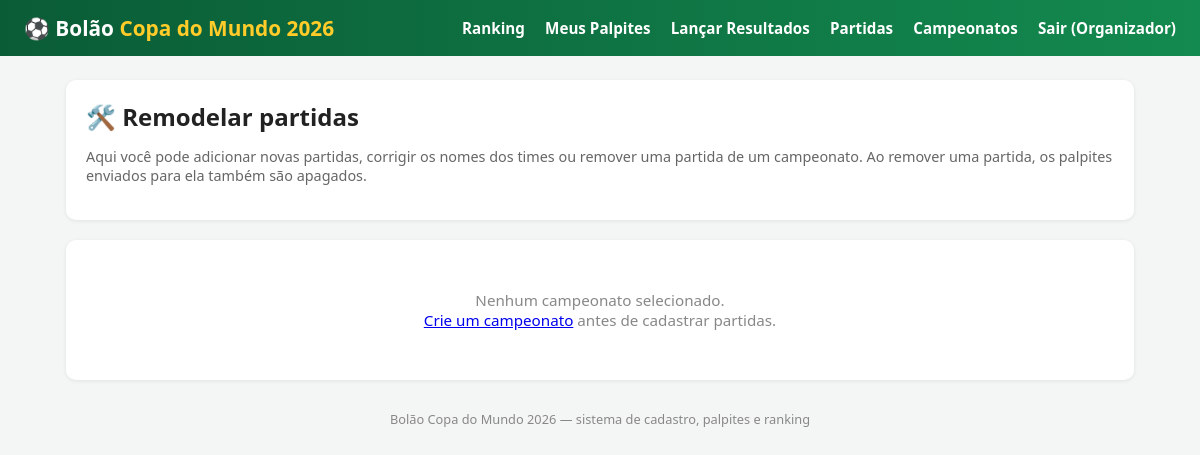
Page /admin/partidas (signed in) on the earlier database version.
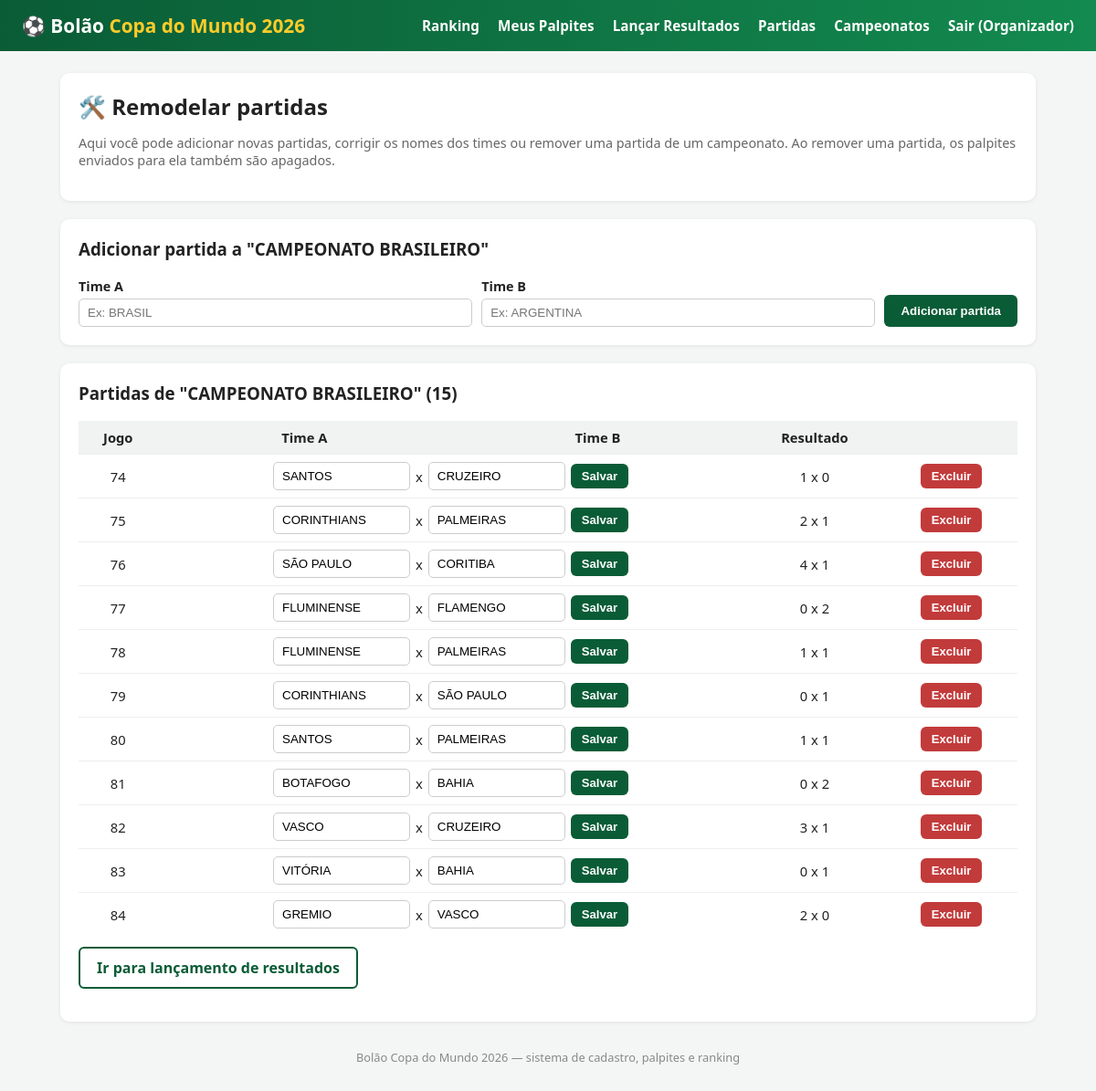
Same page on the later database version.
### tables this page shows
CREATE TABLE campeonatos (
            id INTEGER PRIMARY KEY AUTOINCREMENT,
            nome TEXT NOT NULL,
            ativo INTEGER NOT NULL DEFAULT 0,
            criado_em TEXT NOT NULL
        );

CREATE TABLE jogos (
            id INTEGER PRIMARY KEY,            -- número do jogo (1..72)
            time_a TEXT NOT NULL,
            time_b TEXT NOT NULL,
            gols_a INTEGER,                    -- resultado real (NULL = não jogado)
            gols_b INTEGER
        , campeonato_id INTEGER REFERENCES campeonatos(id) ON DELETE CASCADE);

### app.py (the view)
@app.route("/admin/partidas")
@login_required
@admin_required
def admin_partidas():
    db = get_db()
    campeonato_id = request.args.get("campeonato_id", type=int)
    if campeonato_id is None:
        ativo = get_campeonato_ativo(db)
        campeonato_id = ativo["id"] if ativo else None
    campeonatos = db.execute("SELECT * FROM campeonatos ORDER BY criado_em DESC").fetchall()
    campeonato = None
    jogos = []
    if campeonato_id is not None:
        campeonato = db.execute("SELECT * FROM campeonatos WHERE id=?", (campeonato_id,)).fetchone()
        if campeonato is not None:
            jogos = db.execute(
                "SELECT * FROM jogos WHERE campeonato_id=? ORDER BY id", (campeonato_id,)
            ).fetchall()
    return render_template(
        "admin_partidas.html",
        campeonatos=campeonatos,
        campeonato=campeonato,
        jogos=jogos,
    )

### app.py (called while the page is built)
def get_db():
    if "db" not in g:
        g.db = sqlite3.connect(DB_PATH)
        g.db.row_factory = sqlite3.Row
        g.db.execute("PRAGMA foreign_keys = ON")
    return g.db

def get_campeonato_ativo(db):
    return db.execute("SELECT * FROM campeonatos WHERE ativo = 1 LIMIT 1").fetchone()

def login_required(view):
    @wraps(view)
    def wrapped(*args, **kwargs):
        if not session.get("usuario_id"):
            flash("Você precisa fazer login para continuar.", "warning")
            return redirect(url_for("login"))
        return view(*args, **kwargs)
    return wrapped

def admin_required(view):
    @wraps(view)
    def wrapped(*args, **kwargs):
        if not session.get("is_admin"):
            flash("Acesso restrito ao organizador do bolão.", "danger")
            return redirect(url_for("ranking"))
        return view(*args, **kwargs)
    return wrapped

@app.context_processor
def inject_user():
    return {
        "usuario_logado": session.get("usuario_nome"),
        "is_admin": session.get("is_admin", False),
    }

### templates/admin_partidas.html (shortened to what this page needs)
{% extends "base.html" %}
{% block content %}
<div class="card">
  <div style="display:flex;justify-content:space-between;align-items:center;flex-wrap:wrap;gap:10px;">
    <h2 style="margin:0;">🛠️ Remodelar partidas</h2>
  </div>
  <p style="color:#666;font-size:0.9rem;">
    Aqui você pode adicionar novas partidas, corrigir os nomes dos times ou
    remover uma partida de um campeonato. Ao remover uma partida, os palpites
    enviados para ela também são apagados.
  </p>
</div>
{% if campeonato is none %}
<div class="card">
  <div class="empty-state">
    Nenhum campeonato selecionado.<br>
    <a href="{{ url_for('admin_campeonatos') }}">Crie um campeonato</a> antes de cadastrar partidas.
  </div>
</div>
{% else %}
<div class="card">
  <h3 style="margin-top:0;">Adicionar partida a "{{ campeonato['nome'] }}"</h3>
  <form method="post" action="{{ url_for('admin_adicionar_partida') }}"
        style="display:flex;gap:10px;flex-wrap:wrap;align-items:flex-end;">
    <div class="form-group" style="flex:1;min-width:180px;margin-bottom:0;">
      <label>Time A</label>
      <input type="text" name="time_a" placeholder="Ex: BRASIL" required>
    </div>
    <div class="form-group" style="flex:1;min-width:180px;margin-bottom:0;">
      <label>Time B</label>
      <input type="text" name="time_b" placeholder="Ex: ARGENTINA" required>
    </div>
    <button class="btn" type="submit">Adicionar partida</button>
  </form>
</div>
<div class="card">
  <h3 style="margin-top:0;">Partidas de "{{ campeonato['nome'] }}" ({{ jogos|length }})</h3>
  {% if not jogos %}
    <div class="empty-state">Nenhuma partida cadastrada ainda neste campeonato.</div>
  {% else %}
  <div style="max-height:560px;overflow-y:auto;">
    <table>
      <thead>
        <tr><th>Jogo</th><th>Time A</th><th>Time B</th><th>Resultado</th><th></th></tr>
      </thead>
      <tbody>
        {% for jogo in jogos %}
        <tr>
          <td>{{ jogo['id'] }}</td>
          <td colspan="2" style="padding:0;">
            <form method="post" class="inline-form"
                  action="{{ url_for('admin_editar_partida', jogo_id=jogo['id']) }}"
                  style="display:flex;gap:6px;justify-content:center;align-items:center;padding:8px 0;">
              <input type="text" name="time_a" value="{{ jogo['time_a'] }}" style="width:150px;" required>
              <span>x</span>
              <input type="text" name="time_b" value="{{ jogo['time_b'] }}" style="width:150px;" required>
              <button class="btn btn-sm" type="submit">Salvar</button>
            </form>
          </td>
          <td>
            {% if jogo['gols_a'] is not none %}
              {{ jogo['gols_a'] }} x {{ jogo['gols_b'] }}
            {% else %}
              <span style="color:#aaa;">em aberto</span>
            {% endif %}
          </td>
          <td>
            <form method="post" class="inline-form"
                  action="{{ url_for('admin_excluir_partida', jogo_id=jogo['id']) }}"
                  onsubmit="return confirm('Remover a partida {{ jogo['time_a'] }} x {{ jogo['time_b'] }}? Os palpites enviados para ela também serão apagados.');">
              <button class="btn btn-sm btn-danger" type="submit">Excluir</button>
            </form>
          </td>
        </tr>
        {% endfor %}
      </tbody>
    </table>
  </div>
  {% endif %}
  <p style="margin-top:16px;">
    <a class="btn btn-outline" style="text-decoration:none;display:inline-block;"
       href="{{ url_for('admin_resultados') }}">Ir para lançamento de resultados</a>
  </p>
</div>
{% endif %}
{% endblock %}

### templates/base.html (shortened to what this page needs)
<!doctype html>
<html lang="pt-br">
<head>
</head>
<body>
<header>
  <h1>⚽ Bolão <span>Copa do Mundo 2026</span></h1>
  <nav>
    <a href="{{ url_for('ranking') }}">Ranking</a>
    {% if usuario_logado %}
      <a href="{{ url_for('palpites') }}">Meus Palpites</a>
      {% if is_admin %}
        <a href="{{ url_for('admin_resultados') }}">Lançar Resultados</a>
        <a href="{{ url_for('admin_partidas') }}">Partidas</a>
        <a href="{{ url_for('admin_campeonatos') }}">Campeonatos</a>
      {% endif %}
      <a href="{{ url_for('logout') }}">Sair ({{ usuario_logado }})</a>
    {% else %}
      <a href="{{ url_for('login') }}">Entrar</a>
      <a href="{{ url_for('cadastro') }}">Cadastrar</a>
    {% endif %}
  </nav>
</header>
<div class="container">
  {% block content %}{% endblock %}
</div>
<footer>Bolão Copa do Mundo 2026 — sistema de cadastro, palpites e ranking</footer>
</body>
</html>

### templates/base.html (style rules this page uses)
:root { --verde: #0a5c36; --verde-claro: #138a4f; --amarelo: #ffcc29; --bg: #f4f6f5; }
* { box-sizing: border-box; }
body { margin: 0; font-family: "Segoe UI", Arial, sans-serif; background: var(--bg); color: #222; }
header { background: linear-gradient(90deg, var(--verde), var(--verde-claro)); color: #fff; padding: 14px 24px; display: flex; align-items: center; justify-content: space-between; flex-wrap: wrap; }
header h1 { margin: 0; font-size: 1.3rem; }
header h1 span { color: var(--amarelo); }
nav a { color: #fff; text-decoration: none; margin-left: 16px; font-weight: 600; font-size: 0.95rem; }
.container { max-width: 1100px; margin: 24px auto; padding: 0 16px; }
.card { background: #fff; border-radius: 10px; box-shadow: 0 1px 4px rgba(0,0,0,.08); padding: 20px; margin-bottom: 20px; }
table { width: 100%; border-collapse: collapse; font-size: 0.92rem; }
th, td { padding: 8px 10px; text-align: center; border-bottom: 1px solid #eee; }
th { background: #f0f3f1; }
.btn { background: var(--verde); color: #fff; border: none; padding: 10px 18px; border-radius: 6px; font-weight: 600; cursor: pointer; }
.btn-sm { padding: 6px 12px; font-size: 0.82rem; }
.btn-danger { background: #c23b3b; }
.btn-outline { background: #fff; color: var(--verde); border: 2px solid var(--verde); }
.inline-form { display: inline-block; margin: 0; }
input[type=text], input[type=email], input[type=password], input[type=number] { padding: 7px 9px; border: 1px solid #ccc; border-radius: 5px; width: 100%; }
.form-group { margin-bottom: 14px; }
.form-group label { display: block; margin-bottom: 4px; font-weight: 600; font-size: 0.9rem; }
footer { text-align: center; color: #888; font-size: 0.8rem; margin: 30px 0 10px; }

Differences in the rows shown:
added campeonatos: nome "CAMPEONATO BRASILEIRO"
added jogos: id "74", time_a "SANTOS", time_b "CRUZEIRO", gols_a "1", gols_b "0"
added jogos: id "75", time_a "CORINTHIANS", time_b "PALMEIRAS", gols_a "2", gols_b "1"
added jogos: id "76", time_a "SÃO PAULO", time_b "CORITIBA", gols_a "4", gols_b "1"
added jogos: id "77", time_a "FLUMINENSE", time_b "FLAMENGO", gols_a "0", gols_b "2"
added jogos: id "78", time_a "FLUMINENSE", time_b "PALMEIRAS", gols_a "1", gols_b "1"
added jogos: id "79", time_a "CORINTHIANS", time_b "SÃO PAULO", gols_a "0", gols_b "1"
added jogos: id "80", time_a "SANTOS", time_b "PALMEIRAS", gols_a "1", gols_b "1"
added jogos: id "81", time_a "BOTAFOGO", time_b "BAHIA", gols_a "0", gols_b "2"
added jogos: id "82", time_a "VASCO", time_b "CRUZEIRO", gols_a "3", gols_b "1"
added jogos: id "83", time_a "VITÓRIA", time_b "BAHIA", gols_a "0", gols_b "1"
added jogos: id "84", time_a "GREMIO", time_b "VASCO", gols_a "2", gols_b "0"
Other differences:
{{ jogos|length }}: (not shown) → "15"
text no longer shown: "Nenhum campeonato selecionado. Crie um campeonato antes de cadastrar partidas."
text now shown: "Adicionar partida a \" \" Time A Time B Adicionar partida Partidas de \" \" ( ) Jogo Time A Time B Resultado Ir para lançamento de resultados"
